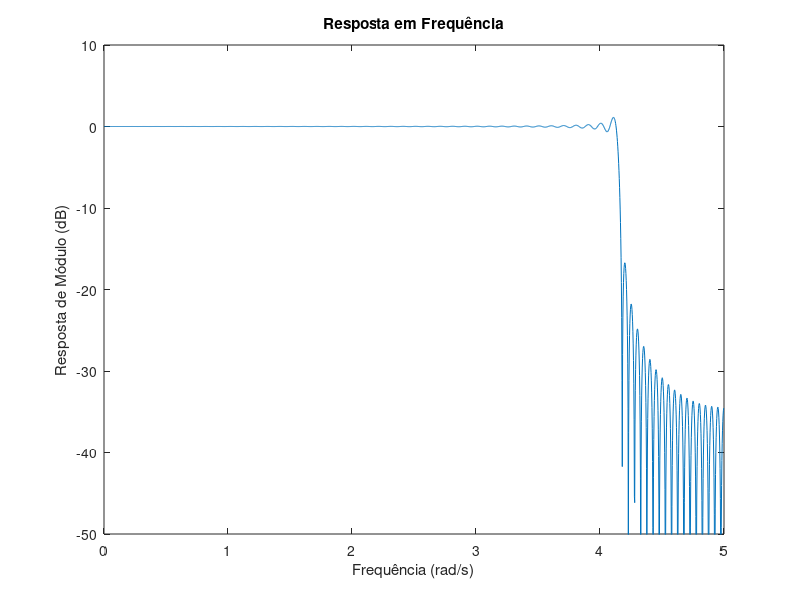

Write MATLAB code to recreate this figure.
% Limpa todas as variáveis e figuras anteriores
clear all; close all; clc;

% Definição dos parâmetros do filtro
M = 200;           % Comprimento do filtro menos um
N = M + 1;         % Comprimento total do filtro
Omega_p = 4;       % Frequência de corte da banda de passagem
Omega_r = 4.2;     % Frequência de corte da banda de rejeição
Omega_s = 10;      % Frequência de amostragem

% Calcula os índices de truncamento
kp = floor(N * Omega_p / Omega_s);
kr = floor(N * Omega_r / Omega_s);

% Ajusta kp se a diferença entre kr e kp for maior do que 1
if (kr - kp) > 1
    kp = kr - 1;
end

% Constrói a janela
A = [ones(1, kp + 1) zeros(1, M/2 - kr + 1)];



% Calcula os coeficientes do filtro FIR usando a janela
k = 1:M/2;
h = zeros(1, N);

for n = 0:M
    h(n+1) = A(1) + 2 * sum((-1).^k .* A(k+1) .* cos(pi .* k .* (1 + 2*n) / N));
end

% Normaliza os coeficientes
h = h ./ N;

% Calcula a resposta em frequência do filtro
[H, w] = freqz(h, 1, 2048, Omega_s);

% Plota a resposta em frequência em decibéis versus a frequência
figure(1)
plot(w, 20*log10(abs(H)))
axis([0 5 -50 10])
ylabel('Resposta de Módulo (dB)');
xlabel('Frequência (rad/s)');
title('Resposta em Frequência');

